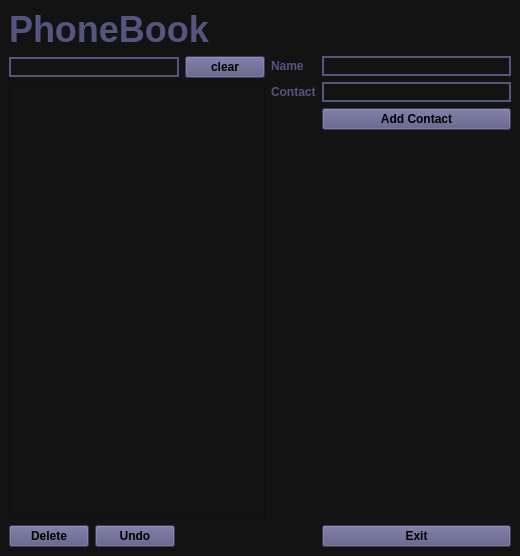
<?xml version="1.0" encoding="UTF-8"?>
<ui version="4.0">
 <class>MainWindow</class>
 <widget class="QMainWindow" name="MainWindow">
  <property name="geometry">
   <rect>
    <x>0</x>
    <y>0</y>
    <width>520</width>
    <height>556</height>
   </rect>
  </property>
  <property name="windowTitle">
   <string>MainWindow</string>
  </property>
  <property name="styleSheet">
   <string notr="true">background-color:#121312;</string>
  </property>
  <widget class="QWidget" name="centralwidget">
   <layout class="QVBoxLayout" name="verticalLayout_2">
    <item>
     <widget class="QLabel" name="label">
      <property name="styleSheet">
       <string notr="true">font-size:36px;
color: rgb(85, 85, 127);
font-weight: bold;</string>
      </property>
      <property name="text">
       <string>PhoneBook</string>
      </property>
     </widget>
    </item>
    <item>
     <layout class="QHBoxLayout" name="horizontalLayout_4">
      <item>
       <layout class="QVBoxLayout" name="verticalLayout">
        <item>
         <layout class="QHBoxLayout" name="horizontalLayout">
          <item>
           <widget class="QLineEdit" name="txtSearch">
            <property name="styleSheet">
             <string notr="true">color:rgb(85, 85, 127);
border:2px solid rgb(85, 85, 127);</string>
            </property>
           </widget>
          </item>
          <item>
           <widget class="QPushButton" name="btnClear">
            <property name="styleSheet">
             <string notr="true">background-color:rgb(85, 85, 127);
font-weight:bold;</string>
            </property>
            <property name="text">
             <string>clear</string>
            </property>
           </widget>
          </item>
         </layout>
        </item>
        <item>
         <widget class="QTableWidget" name="tableWidget">
          <property name="styleSheet">
           <string notr="true">color:rgb(85, 85, 127);</string>
          </property>
         </widget>
        </item>
        <item>
         <layout class="QHBoxLayout" name="horizontalLayout_3">
          <item>
           <widget class="QPushButton" name="btnDelete">
            <property name="styleSheet">
             <string notr="true">background-color:rgb(85, 85, 127);
font-weight:bold;</string>
            </property>
            <property name="text">
             <string>Delete</string>
            </property>
           </widget>
          </item>
          <item>
           <widget class="QPushButton" name="btnUndo">
            <property name="styleSheet">
             <string notr="true">background-color:rgb(85, 85, 127);
font-weight:bold;</string>
            </property>
            <property name="text">
             <string>Undo</string>
            </property>
           </widget>
          </item>
          <item>
           <spacer name="horizontalSpacer">
            <property name="orientation">
             <enum>Qt::Orientation::Horizontal</enum>
            </property>
            <property name="sizeHint" stdset="0">
             <size>
              <width>40</width>
              <height>20</height>
             </size>
            </property>
           </spacer>
          </item>
         </layout>
        </item>
       </layout>
      </item>
      <item>
       <layout class="QFormLayout" name="formLayout">
        <item row="0" column="0">
         <widget class="QLabel" name="label_2">
          <property name="styleSheet">
           <string notr="true">color:rgb(85, 85, 127);
font-weight:bold;</string>
          </property>
          <property name="text">
           <string>Name</string>
          </property>
         </widget>
        </item>
        <item row="0" column="1">
         <widget class="QLineEdit" name="txtName">
          <property name="styleSheet">
           <string notr="true">color: #fff;
border:2px solid rgb(85, 85, 127);</string>
          </property>
         </widget>
        </item>
        <item row="1" column="0">
         <widget class="QLabel" name="label_3">
          <property name="styleSheet">
           <string notr="true">color:rgb(85, 85, 127);
font-weight:bold;</string>
          </property>
          <property name="text">
           <string>Contact</string>
          </property>
         </widget>
        </item>
        <item row="1" column="1">
         <widget class="QLineEdit" name="txtContact">
          <property name="styleSheet">
           <string notr="true">color:#fff;
border:2px solid rgb(85, 85, 127);</string>
          </property>
         </widget>
        </item>
        <item row="2" column="1">
         <widget class="QPushButton" name="btnAdd">
          <property name="styleSheet">
           <string notr="true">background-color: rgb(85, 85, 127);
font-weight:bold;</string>
          </property>
          <property name="text">
           <string>Add Contact</string>
          </property>
         </widget>
        </item>
        <item row="3" column="1">
         <spacer name="verticalSpacer">
          <property name="orientation">
           <enum>Qt::Orientation::Vertical</enum>
          </property>
          <property name="sizeHint" stdset="0">
           <size>
            <width>20</width>
            <height>40</height>
           </size>
          </property>
         </spacer>
        </item>
        <item row="4" column="0">
         <spacer name="horizontalSpacer_2">
          <property name="orientation">
           <enum>Qt::Orientation::Horizontal</enum>
          </property>
          <property name="sizeHint" stdset="0">
           <size>
            <width>40</width>
            <height>20</height>
           </size>
          </property>
         </spacer>
        </item>
        <item row="4" column="1">
         <widget class="QPushButton" name="btnExit">
          <property name="styleSheet">
           <string notr="true">background-color:rgb(85, 85, 127);
font-weight:bold;</string>
          </property>
          <property name="text">
           <string>Exit</string>
          </property>
         </widget>
        </item>
       </layout>
      </item>
     </layout>
    </item>
   </layout>
  </widget>
 </widget>
 <resources/>
 <connections/>
</ui>
